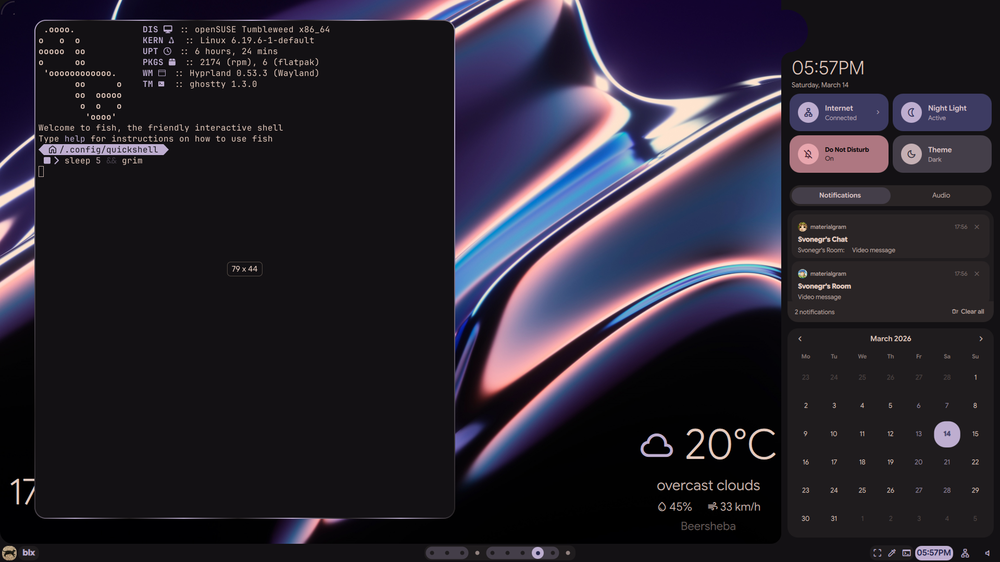
#> input picture .config/quickshell/20260314_17h57m18s_grim.png, 1000 x 562 px, shrunk from 1920 x 1080 before the run
$ python analyze.py ../20260314_17h57m18s_grim.png
#> lines starting #> are read from the running program, lines starting #| are printed output that depends on the picture; after the words box and inside, x2 and y2 are one past the last pixel; in counts of white or black regions, pixels touching at a corner belong together
#!/usr/bin/env python3
"""
analyze.py - Smart widget placement using image analysis

Analyzes wallpaper to find calm/uniform areas suitable for widget placement.
Uses variance and edge detection to avoid busy regions.

Usage:
    uv run analyze.py <image_path> [options]

Options:
    --cols          Grid columns (default: 16)
    --rows          Grid rows (default: 9)
    --output, -o    Output file (default: $BLXSHELL_PATH/widget_suggestions.json)
    --verbose, -v   Verbose output
"""

import argparse
import json
import os
import sys
from pathlib import Path

# Add opencv-python to dependencies
try:
    import cv2
    import numpy as np
except ImportError:
    print(
        "Error: opencv-python required. Run: uv add opencv-python numpy",
        file=sys.stderr,
    )
    sys.exit(1)

XDG_CONFIG = Path(os.environ.get("XDG_CONFIG_HOME", Path.home() / ".config")) / "blxshell"
DEFAULT_OUTPUT = XDG_CONFIG / "widget_suggestions.json"
WIDGETS_FILE = XDG_CONFIG / "widgets.json"


def analyze_image(image_path: str, cols: int, rows: int) -> np.ndarray:
    """
    Analyze image and return a grid of "calmness" scores.
    Lower score = calmer/more uniform area = better for widgets.
    """
#> called with cols = 16, rows = 9
    # Load image
    img = cv2.imread(image_path)
#> img is the input picture: shape (562, 1000, 3); mean B, G, R 47.7, 36.5, 40.9
    if img is None:
        raise ValueError(f"Could not load image: {image_path}")

    height, width = img.shape[:2]
#> height = 562; width = 1000
    cell_h = height // rows
#> cell_h = 62
    cell_w = width // cols
#> cell_w = 62

    # Convert to grayscale for analysis
    gray = cv2.cvtColor(img, cv2.COLOR_BGR2GRAY)
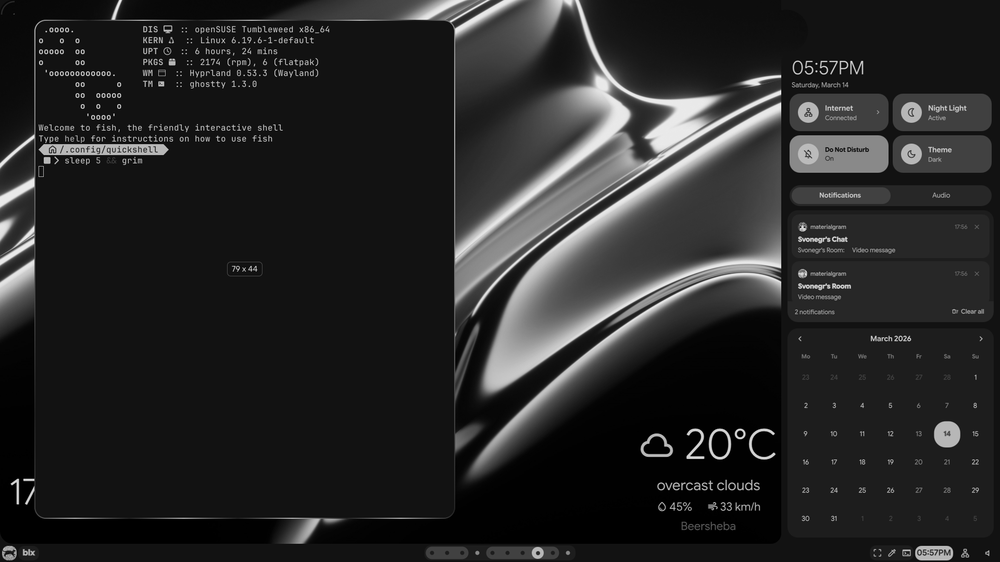
#> gray: shape (562, 1000); min 0, max 250, mean 39.1

    # Detect edges (busy areas have more edges)
    edges = cv2.Canny(gray, 50, 150)
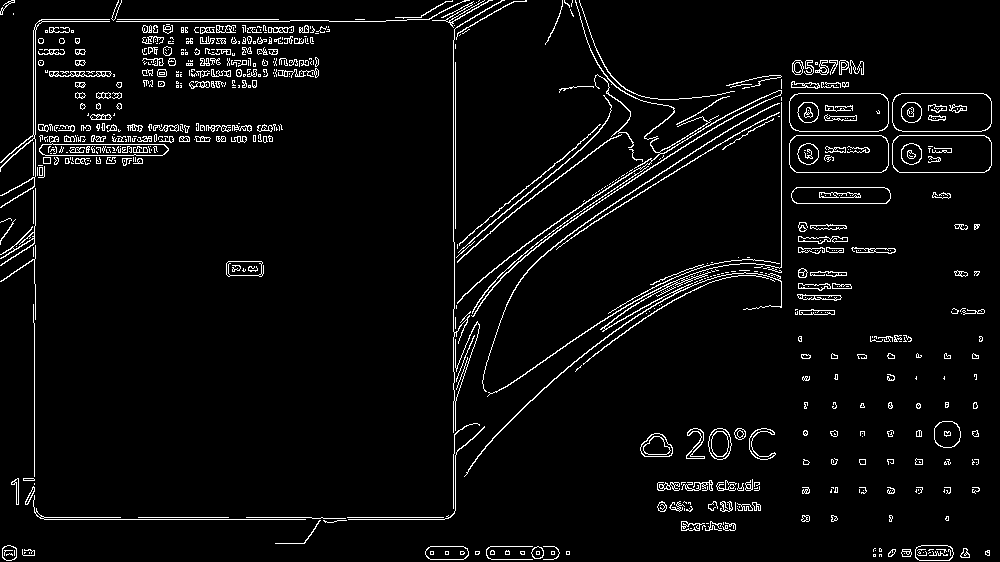
#> edges: shape (562, 1000); 4.4% white in thin lines or dots

    # Calculate scores for each grid cell
    scores = np.zeros((rows, cols))

    for r in range(rows):
        for c in range(cols):
            y1, y2 = r * cell_h, (r + 1) * cell_h
            x1, x2 = c * cell_w, (c + 1) * cell_w

            cell = gray[y1:y2, x1:x2]
            cell_edges = edges[y1:y2, x1:x2]

            # Score based on:
            # 1. Variance (uniform areas have low variance)
            variance = np.var(cell)

            # 2. Edge density (calm areas have fewer edges)
            edge_density = np.sum(cell_edges > 0) / cell_edges.size

            # Combined score (lower = better for widgets)
            scores[r, c] = variance * 0.3 + edge_density * 1000 * 0.7
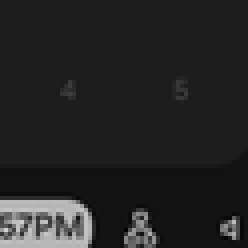
#> cell: shape (62, 62) (shown 4 times larger); min 2, max 210, mean 36.6

    return scores


def find_best_position(
    scores: np.ndarray, width: int, height: int, exclude: list = None
) -> tuple:
    """
    Find the best position for a widget of given size.
    Returns (gridX, gridY) or None if no valid position.
    """
    rows, cols = scores.shape
    exclude = exclude or []

    best_score = float("inf")
    best_pos = None

    for r in range(rows - height + 1):
        for c in range(cols - width + 1):
            # Check if overlaps with excluded regions
            overlaps = False
            for ex in exclude:
                ex_x, ex_y, ex_w, ex_h = ex
                if not (
                    c + width <= ex_x
                    or c >= ex_x + ex_w
                    or r + height <= ex_y
                    or r >= ex_y + ex_h
                ):
                    overlaps = True
                    break

            if overlaps:
                continue

            # Calculate average score for this region
            region_score = np.mean(scores[r : r + height, c : c + width])

            if region_score < best_score:
                best_score = region_score
                best_pos = (c, r)

    return best_pos


def load_existing_widgets() -> tuple:
    """Load existing widgets and removed types from widgets.json."""
    widgets = []
    removed = []
    if WIDGETS_FILE.exists():
        try:
            with open(WIDGETS_FILE) as f:
                data = json.load(f)
                # Support both array format and object format with "removed" key
                if isinstance(data, list):
                    widgets = data
                elif isinstance(data, dict):
                    widgets = data.get("widgets", [])
                    removed = data.get("removed", [])
        except (json.JSONDecodeError, IOError):
            pass
    return widgets, removed


def suggest_widgets(
    image_path: str, cols: int, rows: int, verbose: bool = False
) -> list:
    """
    Analyze image and suggest widget placements.
    Preserves existing widget sizes from widgets.json.
    """
    scores = analyze_image(image_path, cols, rows)

    if verbose:
        print("Grid scores (lower = calmer):")
        for r in range(scores.shape[0]):
            print(" ".join(f"{scores[r, c]:6.1f}" for c in range(scores.shape[1])))
        print()

    # Load existing widgets - only use widgets that exist in widgets.json
    existing, _ = load_existing_widgets()
    existing_by_type = {w.get("type"): w for w in existing}
    widgets = []
    exclude = []

    # Only process widgets that exist in widgets.json (don't add defaults)
    widget_types = list(existing_by_type.keys())

    if not widget_types:
        return widgets

    for wtype in widget_types:
        w = existing_by_type[wtype].get("gridWidth", 4)
        h = existing_by_type[wtype].get("gridHeight", 3)

        pos = find_best_position(scores, w, h, exclude)
        if pos:
            gx, gy = pos
            widgets.append(
                {
                    "type": wtype,
                    "gridX": gx,
                    "gridY": gy,
                    "gridWidth": w,
                    "gridHeight": h,
                    "reason": f"score: {np.mean(scores[gy : gy + h, gx : gx + w]):.1f}",
                }
            )
            exclude.append((gx, gy, w, h))
        elif verbose:
            print(f"Warning: Could not place {wtype} widget")

    return widgets


def main():
    parser = argparse.ArgumentParser(
        description="Analyze wallpaper for smart widget placement",
    )
    parser.add_argument("image", help="Path to wallpaper image")
    parser.add_argument(
        "--cols", type=int, default=16, help="Grid columns (default: 16)"
    )
    parser.add_argument("--rows", type=int, default=9, help="Grid rows (default: 9)")
    parser.add_argument(
        "-o", "--output", default=str(DEFAULT_OUTPUT), help="Output JSON file"
    )
    parser.add_argument("-v", "--verbose", action="store_true", help="Verbose output")
    parser.add_argument(
        "--apply",
        action="store_true",
        help="Apply suggestions directly to widgets.json",
    )

    args = parser.parse_args()

    # Validate image
    image_path = Path(args.image).expanduser().resolve()
    if not image_path.exists():
        print(f"Error: Image not found: {image_path}", file=sys.stderr)
        sys.exit(1)

    if args.verbose:
        print(f"Analyzing: {image_path}")
        print(f"Grid: {args.cols}x{args.rows}")

    try:
        widgets = suggest_widgets(str(image_path), args.cols, args.rows, args.verbose)
    except Exception as e:
        print(f"Error: {e}", file=sys.stderr)
        sys.exit(1)

    # Write output
    output_path = Path(args.output).expanduser()
    output_path.parent.mkdir(parents=True, exist_ok=True)

    output_data = {
        "image": str(image_path),
        "grid": {"cols": args.cols, "rows": args.rows},
        "widgets": widgets,
    }

    with open(output_path, "w") as f:
        json.dump(output_data, f, indent=2)

    print(f"Wrote suggestions to: {output_path}")

    # Apply directly to widgets.json if requested
    if args.apply:
        widgets_data = []
        for i, w in enumerate(widgets):
            widgets_data.append(
                {
                    "id": f"w{i + 1}",
                    "type": w["type"],
                    "gridX": w["gridX"],
                    "gridY": w["gridY"],
                    "gridWidth": w["gridWidth"],
                    "gridHeight": w["gridHeight"],
                    "title": w["type"].capitalize(),
                }
            )

        with open(WIDGETS_FILE, "w") as f:
            json.dump(widgets_data, f)

        print(f"Applied to: {WIDGETS_FILE}")

    for w in widgets:
        print(
            f"  {w['type']}: ({w['gridX']},{w['gridY']}) {w['gridWidth']}x{w['gridHeight']} - {w['reason']}"
        )


if __name__ == "__main__":
    main()

$ run again, on .config/quickshell/shot-2026-01-30-16-33-50.png
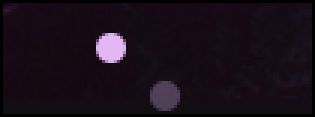
#> input picture .config/quickshell/shot-2026-01-30-16-33-50.png, 105 x 39 px (shown 3 times larger)
#> in analyze_image, img is the input picture: shape (39, 105, 3); mean B, G, R 24.1, 14.5, 24.6
#> in analyze_image, `edges = cv2.Canny(gray, 50, 150)`:
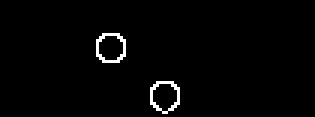
#> edges: shape (39, 105) (shown 3 times larger); 1.8% white in thin lines or dots, all inside (x1, y1, x2, y2) = (32, 11, 60, 38)
